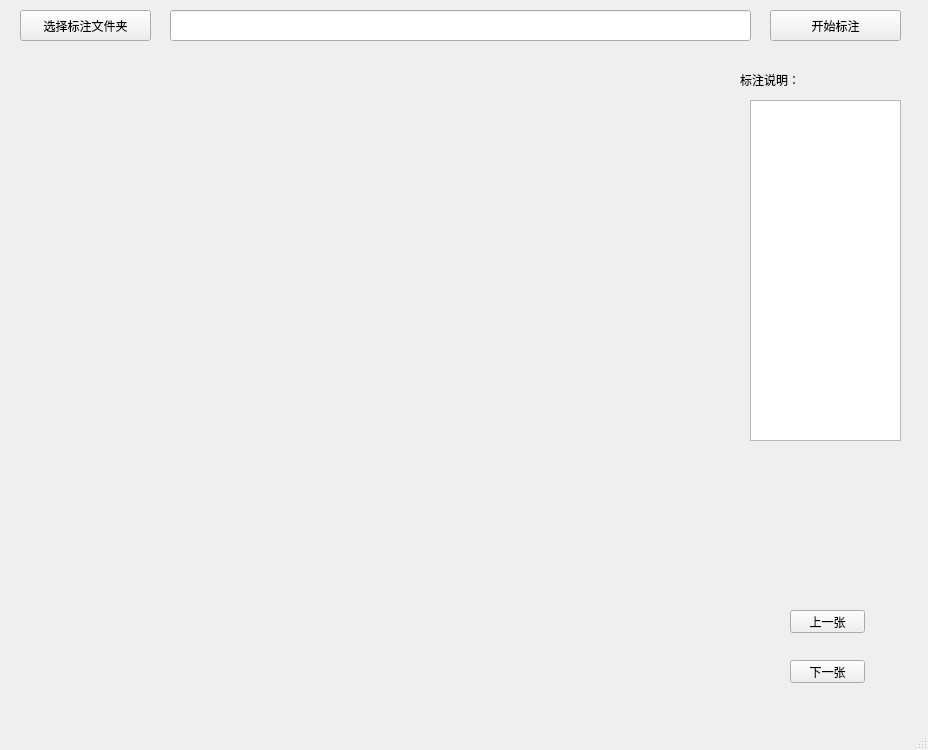
<?xml version="1.0" encoding="UTF-8"?>
<ui version="4.0">
 <class>MainWindow</class>
 <widget class="QMainWindow" name="MainWindow">
  <property name="geometry">
   <rect>
    <x>0</x>
    <y>0</y>
    <width>928</width>
    <height>750</height>
   </rect>
  </property>
  <property name="windowTitle">
   <string>标注工具</string>
  </property>
  <widget class="QWidget" name="centralwidget">
   <widget class="QPushButton" name="pbt_selectDirectory">
    <property name="geometry">
     <rect>
      <x>20</x>
      <y>10</y>
      <width>131</width>
      <height>31</height>
     </rect>
    </property>
    <property name="text">
     <string>选择标注文件夹</string>
    </property>
   </widget>
   <widget class="QLineEdit" name="lineEdit_Directory">
    <property name="geometry">
     <rect>
      <x>170</x>
      <y>10</y>
      <width>581</width>
      <height>31</height>
     </rect>
    </property>
    <property name="focusPolicy">
     <enum>Qt::NoFocus</enum>
    </property>
   </widget>
   <widget class="QLabel" name="lbl_picOriginName">
    <property name="geometry">
     <rect>
      <x>70</x>
      <y>130</y>
      <width>321</width>
      <height>16</height>
     </rect>
    </property>
    <property name="text">
     <string/>
    </property>
   </widget>
   <widget class="QLabel" name="lbl_pic">
    <property name="geometry">
     <rect>
      <x>150</x>
      <y>70</y>
      <width>480</width>
      <height>640</height>
     </rect>
    </property>
    <property name="text">
     <string/>
    </property>
   </widget>
   <widget class="QTextEdit" name="textEdit_introduction">
    <property name="geometry">
     <rect>
      <x>750</x>
      <y>100</y>
      <width>151</width>
      <height>341</height>
     </rect>
    </property>
    <property name="focusPolicy">
     <enum>Qt::NoFocus</enum>
    </property>
   </widget>
   <widget class="QLabel" name="lbl_introduction">
    <property name="geometry">
     <rect>
      <x>740</x>
      <y>70</y>
      <width>71</width>
      <height>20</height>
     </rect>
    </property>
    <property name="text">
     <string>标注说明：</string>
    </property>
   </widget>
   <widget class="QLabel" name="lbl_currentCount">
    <property name="geometry">
     <rect>
      <x>760</x>
      <y>480</y>
      <width>131</width>
      <height>21</height>
     </rect>
    </property>
    <property name="text">
     <string/>
    </property>
   </widget>
   <widget class="QLabel" name="lbl_counts">
    <property name="geometry">
     <rect>
      <x>760</x>
      <y>520</y>
      <width>141</width>
      <height>21</height>
     </rect>
    </property>
    <property name="text">
     <string/>
    </property>
   </widget>
   <widget class="QPushButton" name="pbt_start">
    <property name="geometry">
     <rect>
      <x>770</x>
      <y>10</y>
      <width>131</width>
      <height>31</height>
     </rect>
    </property>
    <property name="text">
     <string>开始标注</string>
    </property>
   </widget>
   <widget class="QPushButton" name="pbt_back">
    <property name="geometry">
     <rect>
      <x>790</x>
      <y>610</y>
      <width>75</width>
      <height>23</height>
     </rect>
    </property>
    <property name="text">
     <string>上一张</string>
    </property>
   </widget>
   <widget class="QPushButton" name="pbt_next">
    <property name="geometry">
     <rect>
      <x>790</x>
      <y>660</y>
      <width>75</width>
      <height>23</height>
     </rect>
    </property>
    <property name="text">
     <string>下一张</string>
    </property>
   </widget>
  </widget>
  <widget class="QMenuBar" name="menubar">
   <property name="geometry">
    <rect>
     <x>0</x>
     <y>0</y>
     <width>928</width>
     <height>23</height>
    </rect>
   </property>
  </widget>
  <widget class="QStatusBar" name="statusbar"/>
 </widget>
 <resources/>
 <connections/>
</ui>
